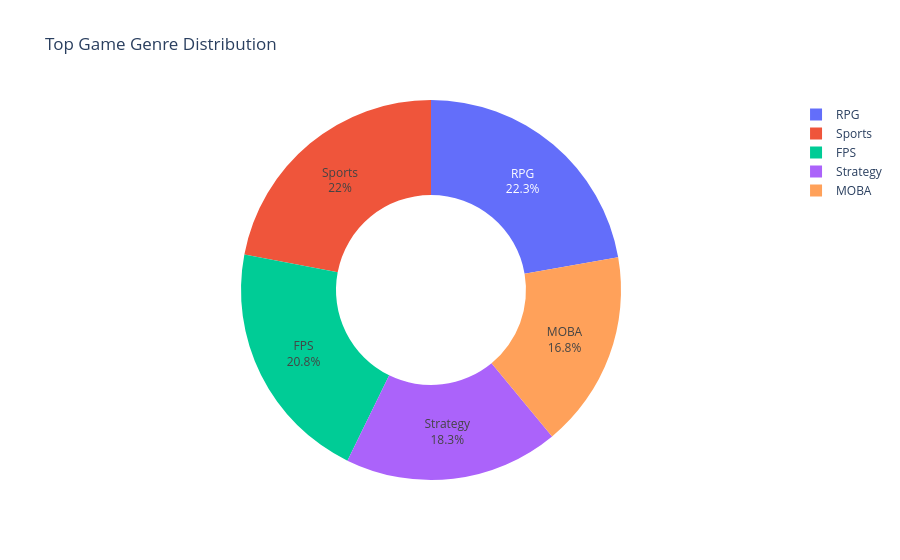

The code cell stored with this chart in its notebook:
### Code cell
genre = df["Top_Genre"].value_counts().reset_index()
genre.columns = ["Genre", "Count"]
fig = px.pie(
genre,
names="Genre",
values="Count",
hole=0.5,  # Makes it a donut chart
title="Top Game Genre Distribution")
fig.update_traces(textposition='inside', textinfo='percent+label')
fig.show()

### Figure 1 — Plotly figure (JSON) as saved in the notebook; plotly's stock layout.template omitted (floating-point values rounded to 4 significant figures)
{"data": [{"domain": {"x": [0, 1], "y": [0, 1]}, "hole": 0.5, "hovertemplate": "Genre=%{label}<br>Count=%{value}<extra></extra>", "labels": ["RPG", "Sports", "FPS", "Strategy", "MOBA"], "legendgroup": "", "name": "", "showlegend": true, "textinfo": "percent+label", "textposition": "inside", "type": "pie", "values": [89, 88, 83, 73, 67]}], "layout": {"legend": {"tracegroupgap": 0}, "title": {"text": "Top Game Genre Distribution"}}}
